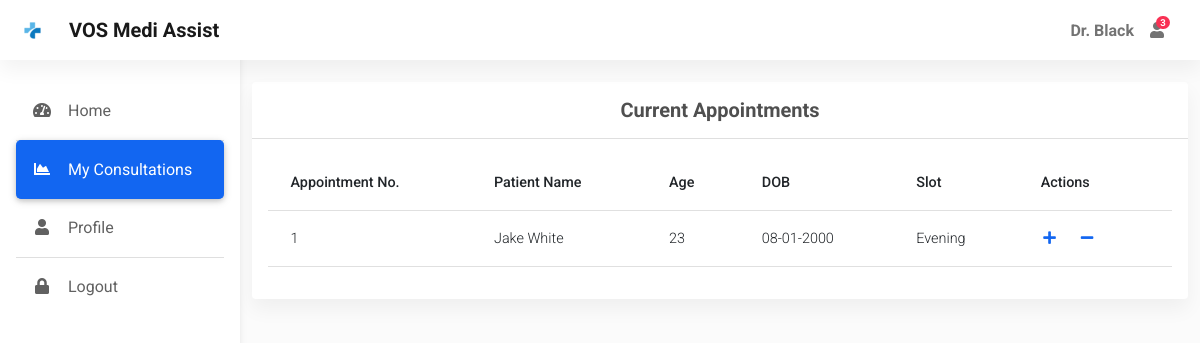
The page /myappointments/ (signed in) on the database as committed earlier.
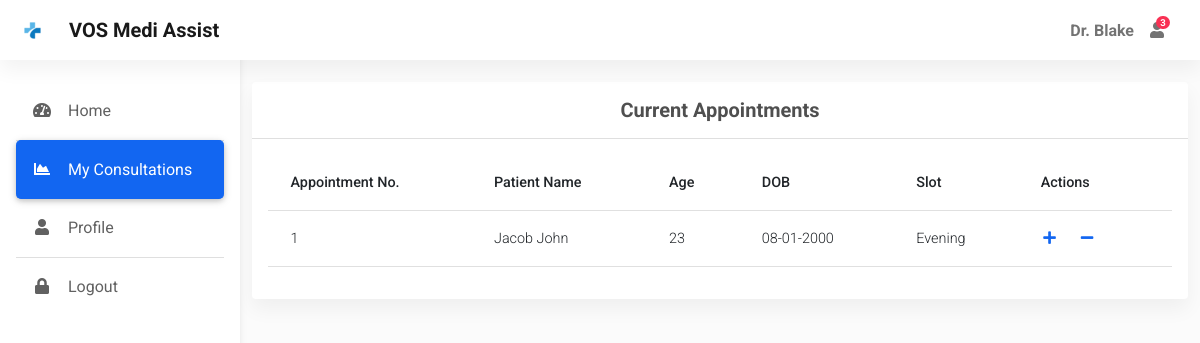
The same page on the database as committed later.
### app.py (models this page shows)
class User(db.Model, UserMixin):
    id = db.Column(db.Integer, primary_key=True)
    username = db.Column(db.String(50), nullable=False, unique=True)
    password = db.Column(db.String(50), nullable=False)
    name = db.Column(db.String(50), nullable=False)
    address = db.Column(db.String(80))
    city = db.Column(db.String(30))
    dob = db.Column(db.Date, nullable=False)
    gender = db.Column(db.String(10), nullable=False)
    is_doctor = db.Column(db.Boolean, default=False, nullable=False)
    mobile = db.Column(db.Integer)

class Appointment(db.Model):
    id = db.Column(db.Integer, primary_key=True)
    user_id = db.Column(db.Integer, db.ForeignKey('user.id'), nullable=False)
    slot = db.Column(db.String(50), nullable=False)
    date = db.Column(db.Date, nullable=False)
    status = db.Column(db.Boolean, default=False, nullable=False)

### app.py (the view)
@app.route("/myappointments/<int:id>", methods=['GET','POST'])
@app.route("/myappointments/")
@login_required
def myappointments(id=None):
    check_user = User.query.filter_by(id = current_user.id).first()
    if check_user.is_doctor:
        appointments = db.session.query(Appointment, User).join(User).filter(Appointment.date == date.today()).filter(Appointment.status == False).order_by(db.case({
            'morning': 1,
            'afternoon': 2,
            'evening': 3
        }, value=Appointment.slot)).all()
    else:
        appointments = Appointment.query.filter_by(user_id = current_user.id).all()
    appointment = None
    if id is not None:
        appointment = db.session.query(Appointment, User).join(User).filter(Appointment.id == id).all()
    return render_template("myappointments.html", appointments=appointments, appointment=appointment, id=id)

### app.py (called while the page is built)
@login_manager.user_loader
def load_user(user_id):
    return User.query.get(int(user_id))

def calculate_age(born):
    age = today.year - born.year - ((today.month, today.day) < (born.month, born.day))
    if age <= 0:
        return 1
    else:
        return age

@app.context_processor
def inject_datetime():
    return dict(datetime=datetime)

### templates/myappointments.html (shortened to what this page needs)
{% extends "dashboard.html" %}
{% block main %}
<div class="container pt-4">
  <section class="mb-4">
    <div class="card">
      <div class="card-header text-center py-3">
        <h5 class="mb-0 text-center">
          <strong>Current Appointments</strong>
        </h5>
      </div>
      {% if current_user.is_doctor %}
      <div class="card-body">
        <div class="table-responsive">
          <table class="table table-hover text-nowrap">
            <thead>
              <tr>
                <th scope="col">Appointment No.</th>
                <th scope="col">Patient Name</th>
                <th scope="col">Age</th>
                <th scope="col">DOB</th>
                <th scope="col">Slot</th>
                <th scope="col">Actions</th>
              </tr>
            </thead>
            <tbody>
              {% for appointment in appointments %}
                <tr id="{{ loop.index }}">
                  <td>{{ loop.index }}</td>
                  <td>{{ appointment.User.name }}</td>
                  <td>{{ appointment.User.dob|calculate_age }}</td>
                  <td>{{ appointment.User.dob.strftime('%d-%m-%Y') }}</td>
                  <td>{{ appointment.Appointment.slot.capitalize() }}</td>
                  <td>
                    <a href="/myappointments/{{ appointment.Appointment.id }}"><i class="fas fa-plus fa-fw me-3"></i></a>
                    <span>
                      <a  href="{{ url_for('myappointments') }}"><i class="fas fa-minus fa-fw me-3"></i></a>
                    </span>
                  </td>
                </tr>
              {% endfor %}
            </tbody>
          </table>
        </div>
      </div>
      {% endif %}
    </div>
  </section>
</div>
{% endblock %}

### templates/dashboard.html (shortened to what this page needs)
<!DOCTYPE html>
<html lang="en">
<head>
  <link rel="stylesheet" href="https://use.fontawesome.com/releases/v5.11.2/css/all.css" />
  <link rel="stylesheet" href="{{ url_for('static', filename='css/mdb.min.css') }}" />
  <link rel="stylesheet"  href="{{ url_for('static', filename='css/admin.css') }}"/>
</head>
<body>
  <header>
    <nav id="sidebarMenu" class="collapse d-lg-block sidebar collapse bg-white">
      <div class="position-sticky">
        <div class="list-group list-group-flush mx-3 mt-4">
          <a href="{{ url_for('home') }}" class="list-group-item list-group-item-action py-3 ripple {% if request.endpoint == 'home' %}active{% endif %}" aria-current="true">
            <i class="fas fa-tachometer-alt fa-fw me-3"></i><span>Home</span>
          </a>
          {% if current_user.is_doctor %}
          <a href="{{ url_for('myappointments') }}" class="list-group-item list-group-item-action py-3 ripple {% if request.endpoint == 'myappointments' %}active{% endif %}">
            <i class="fas fa-chart-area fa-fw me-3"></i><span>My Consultations</span>
          </a>
          {% endif %}
          <a href="{{ url_for('profile') }}" class="list-group-item list-group-item-action py-3 ripple {% if request.endpoint == 'profile' %}active{% endif %}"><i
              class="fas fa-user fa-fw me-3"></i><span>Profile</span></a>
          <a href="{{ url_for('logout') }}" class="list-group-item list-group-item-action py-3 ripple">
            <i class="fas fa-lock fa-fw me-3"></i><span>Logout</span>
          </a>
        </div>
      </div>
    </nav>
    <nav id="main-navbar" class="navbar navbar-expand-lg navbar-light bg-white fixed-top">
      <div class="container-fluid">
        <a class="navbar-brand d-flex align-items-center fw-bold" href="/"><img class="d-inline-block me-3" " src="{{ url_for('static', filename='img/icons/logo.png') }}" alt="" />VOS Medi Assist</a>
        <ul class="navbar-nav ms-auto d-flex flex-row">
            <li>
                <a class="nav-link me-3 me-lg-0 d-flex align-items-center fw-bold" href="#">{{ current_user.name }}</a>
            </li>
          <li class="nav-item dropdown">
            <a class="nav-link me-3 me-lg-0 dropdown-toggle hidden-arrow" href="#" id="navbarDropdownMenuLink"
              role="button" data-mdb-toggle="dropdown" aria-expanded="false">
              <i class="fas fa-user"></i>
              <span class="badge rounded-pill badge-notification bg-danger">3</span>
            </a>
          </li>
          <li class="nav-item dropdown">
            <a class="nav-link dropdown-toggle hidden-arrow d-flex align-items-center" href="#"
              id="navbarDropdownMenuLink" role="button" data-mdb-toggle="dropdown" aria-expanded="false">
            </a>
          </li>
        </ul>
      </div>
    </nav>
  </header>
  <main style="margin-top: 58px">
    {% block main %}
    {% endblock %}
  </main>
</body>
</html>

### static/css/admin.css (style rules this page uses)
body { background-color: #fbfbfb; }
@media (min-width: 991.98px) { main { padding-left: 240px; } }
.sidebar { position: fixed; top: 0; bottom: 0; left: 0; padding: 58px 0 0; box-shadow: 0 2px 5px 0 rgb(0 0 0 / 5%), 0 2px 10px 0 rgb(0 0 0 / 5%); width: 240px; z-index: 600; }
.sidebar .active { border-radius: 5px; box-shadow: 0 2px 5px 0 rgb(0 0 0 / 16%), 0 2px 10px 0 rgb(0 0 0 / 12%); }

Rows that differ between the two databases and show on the page:
changed User: name "Dr. Black" → "Dr. Blake"
changed through a linked row, Appointment "Evening": User.name "Jake White" → "Jacob John"
